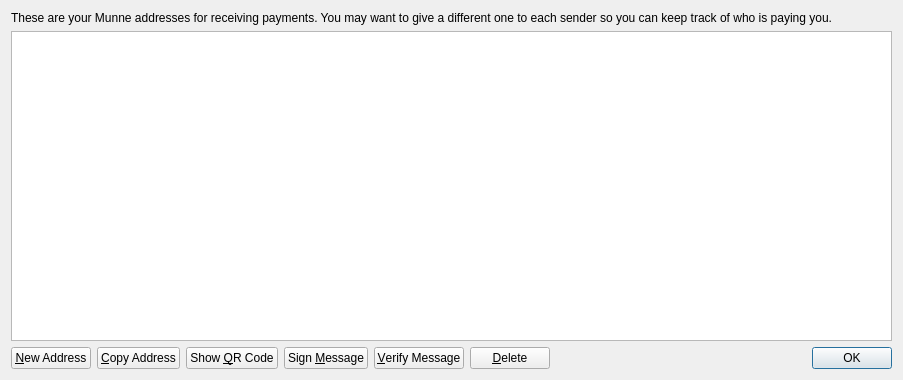
<?xml version="1.0" encoding="UTF-8"?>
<ui version="4.0">
 <class>AddressBookPage</class>
 <widget class="QWidget" name="AddressBookPage">
  <property name="geometry">
   <rect>
    <x>0</x>
    <y>0</y>
    <width>903</width>
    <height>380</height>
   </rect>
  </property>
  <property name="windowTitle">
   <string>Address Book</string>
  </property>
  <layout class="QVBoxLayout" name="verticalLayout">
   <item>
    <widget class="QLabel" name="labelExplanation">
     <property name="text">
      <string>These are your Munne addresses for receiving payments. You may want to give a different one to each sender so you can keep track of who is paying you.</string>
     </property>
     <property name="textFormat">
      <enum>Qt::PlainText</enum>
     </property>
     <property name="wordWrap">
      <bool>true</bool>
     </property>
    </widget>
   </item>
   <item>
    <widget class="QTableView" name="tableView">
     <property name="contextMenuPolicy">
      <enum>Qt::CustomContextMenu</enum>
     </property>
     <property name="toolTip">
      <string>Double-click to edit address or label</string>
     </property>
     <property name="tabKeyNavigation">
      <bool>false</bool>
     </property>
     <property name="alternatingRowColors">
      <bool>true</bool>
     </property>
     <property name="selectionMode">
      <enum>QAbstractItemView::SingleSelection</enum>
     </property>
     <property name="selectionBehavior">
      <enum>QAbstractItemView::SelectRows</enum>
     </property>
     <property name="sortingEnabled">
      <bool>true</bool>
     </property>
     <attribute name="verticalHeaderVisible">
      <bool>false</bool>
     </attribute>
    </widget>
   </item>
   <item>
    <layout class="QHBoxLayout" name="horizontalLayout">
     <item>
      <widget class="QPushButton" name="newAddressButton">
       <property name="toolTip">
        <string>Create a new address</string>
       </property>
       <property name="text">
        <string>&amp;New Address</string>
       </property>
       <property name="icon">
        <iconset resource="../bitcoin.qrc">
         <normaloff>:/icons/addressbook2</normaloff>:/icons/addressbook2</iconset>
       </property>
       <property name="iconSize">
        <size>
         <width>32</width>
         <height>16</height>
        </size>
       </property>
      </widget>
     </item>
     <item>
      <widget class="QPushButton" name="copyToClipboard">
       <property name="toolTip">
        <string>Copy the currently selected address to the system clipboard</string>
       </property>
       <property name="text">
        <string>&amp;Copy Address</string>
       </property>
       <property name="icon">
        <iconset resource="../bitcoin.qrc">
         <normaloff>:/icons/editcopy</normaloff>:/icons/editcopy</iconset>
       </property>
      </widget>
     </item>
     <item>
      <widget class="QPushButton" name="showQRCode">
       <property name="text">
        <string>Show &amp;QR Code</string>
       </property>
       <property name="icon">
        <iconset resource="../bitcoin.qrc">
         <normaloff>:/icons/qrcode</normaloff>:/icons/qrcode</iconset>
       </property>
      </widget>
     </item>
     <item>
      <widget class="QPushButton" name="signMessage">
       <property name="toolTip">
        <string>Sign a message to prove you own a Munne address</string>
       </property>
       <property name="text">
        <string>Sign &amp;Message</string>
       </property>
       <property name="icon">
        <iconset resource="../bitcoin.qrc">
         <normaloff>:/icons/edit</normaloff>:/icons/edit</iconset>
       </property>
      </widget>
     </item>
     <item>
      <widget class="QPushButton" name="verifyMessage">
       <property name="toolTip">
        <string>Verify a message to ensure it was signed with a specified Munne address</string>
       </property>
       <property name="text">
        <string>&amp;Verify Message</string>
       </property>
       <property name="icon">
        <iconset resource="../bitcoin.qrc">
         <normaloff>:/icons/transaction_0</normaloff>:/icons/transaction_0</iconset>
       </property>
      </widget>
     </item>
     <item>
      <widget class="QPushButton" name="deleteButton">
       <property name="toolTip">
        <string>Delete the currently selected address from the list</string>
       </property>
       <property name="text">
        <string>&amp;Delete</string>
       </property>
       <property name="icon">
        <iconset resource="../bitcoin.qrc">
         <normaloff>:/icons/remove</normaloff>:/icons/remove</iconset>
       </property>
      </widget>
     </item>
     <item>
      <spacer name="horizontalSpacer">
       <property name="orientation">
        <enum>Qt::Horizontal</enum>
       </property>
       <property name="sizeHint" stdset="0">
        <size>
         <width>40</width>
         <height>20</height>
        </size>
       </property>
      </spacer>
     </item>
     <item>
      <widget class="QDialogButtonBox" name="buttonBox">
       <property name="sizePolicy">
        <sizepolicy hsizetype="Maximum" vsizetype="Fixed">
         <horstretch>0</horstretch>
         <verstretch>0</verstretch>
        </sizepolicy>
       </property>
       <property name="standardButtons">
        <set>QDialogButtonBox::Ok</set>
       </property>
      </widget>
     </item>
    </layout>
   </item>
  </layout>
 </widget>
 <resources>
  <include location="../bitcoin.qrc"/>
 </resources>
 <connections/>
</ui>
